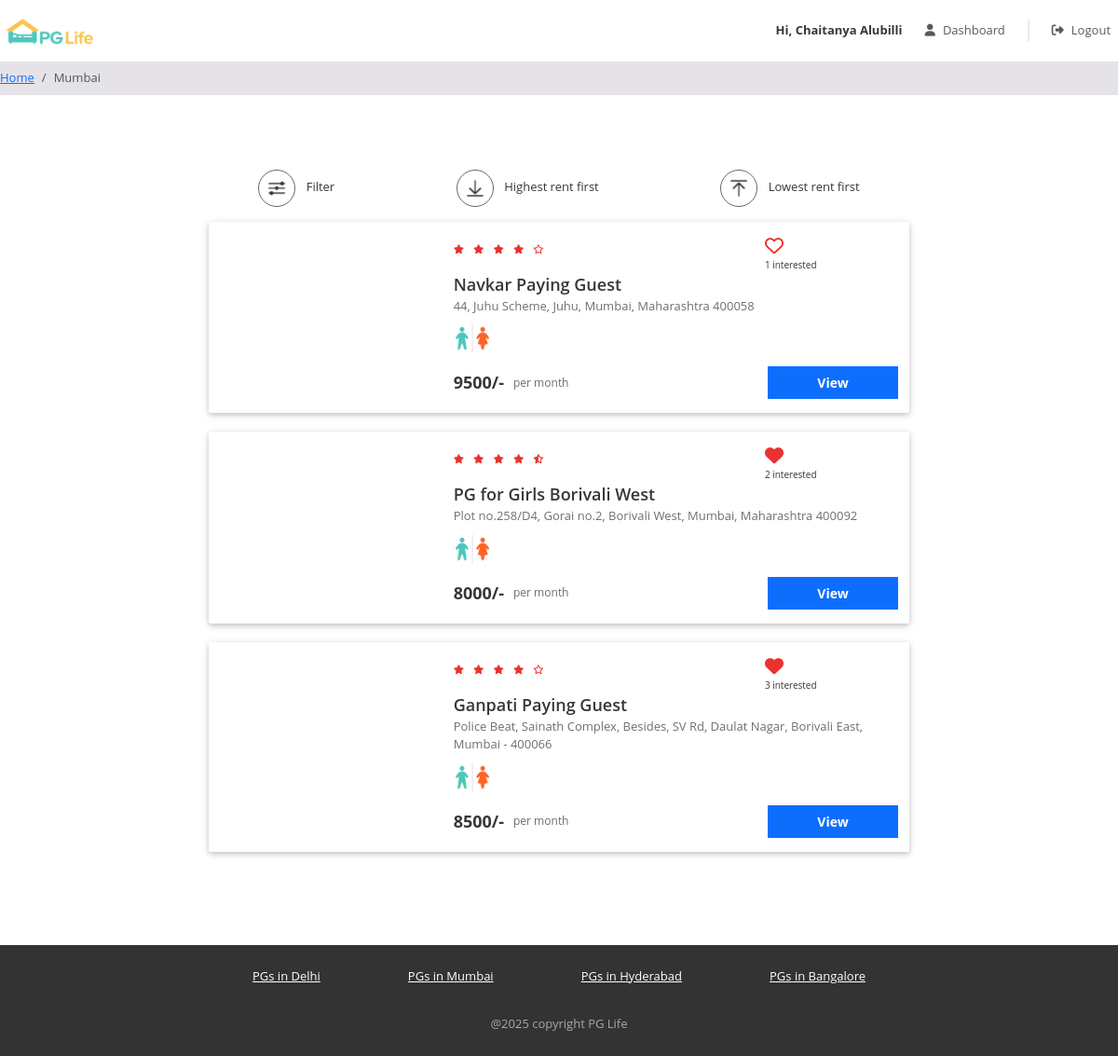
Page /property_list.php?city=Mumbai (signed in) on the committed database.
### tables this page shows
CREATE TABLE `properties` (
  `id` int(11) NOT NULL,
  `city_id` int(11) NOT NULL,
  `name` varchar(100) NOT NULL,
  `address` varchar(255) NOT NULL,
  `description` longtext NOT NULL,
  `gender` enum('male','female','unisex') NOT NULL,
  `rent` int(11) NOT NULL,
  `rating_clean` float(2,1) NOT NULL,
  `rating_food` float(2,1) NOT NULL,
  `rating_safety` float(2,1) NOT NULL
);

### property_list.php (the view, shortened to what this page needs)
<?php
    require("includes/database_connect.php");
    $user_id = isset($_SESSION['user_id']) ? $_SESSION['user_id'] : NULL;
    $city_name=$_GET['city'];
    $sql_1="SELECT * FROM cities WHERE name='$city_name'";
    $result_1=mysqli_query($conn,$sql_1);
    $city=mysqli_fetch_assoc($result_1);
    $city_id=$city['id'];
    $sql_2="SELECT * FROM properties WHERE city_id=$city_id";
    $result_2=mysqli_query($conn,$sql_2);
    $properties=mysqli_fetch_all($result_2,MYSQLI_ASSOC);
    $sql_3="SELECT * FROM intrested_users_properties iup
            INNER JOIN properties p ON iup.property_id=p.id
            WHERE p.city_id=$city_id ";
    $result_3=mysqli_query($conn,$sql_3);
    $intrested_users_properties=mysqli_fetch_all($result_3,MYSQLI_ASSOC);
?>
<!DOCTYPE html>
<html lang="en">
<head>
    <?php include "includes/header_links.php"; ?>
    <link href="css/property_list.css" rel="stylesheet" />
</head>
    <?php
        include "includes/header.php";
    ?>
    <nav aria-label="breadcrumb">
        <ol class="breadcrumb py-2">
            <li class="breadcrumb-item">
                <a href="home.php">Home</a>
            </li>
            <li class="breadcrumb-item active" aria-current="page">
                <?php echo $city_name?>
            </li>
        </ol>
    </nav>
    <div class="page-container">
        <div class="filter-bar row justify-content-around">
            <div class="col-auto" data-bs-toggle="modal" data-bs-target="#filter-modal">
                <img src="img/filter.png" alt="filter" />
                <span>Filter</span>
            </div>
            <div class="col-auto">
                <img src="img/desc.png" alt="sort-desc" />
                <span>Highest rent first</span>
            </div>
            <div class="col-auto">
                <img src="img/asc.png" alt="sort-asc" />
                <span>Lowest rent first</span>
            </div>
        </div>
        <?php
            foreach($properties as $property){
        ?>
            <div class="property-card row">
                <div class="image-container col-md-4">
                </div>
                <div class="content-container col-md-8">
                    <div class="row no-gutters justify-content-between property-id-<?= $property['id'] ?> ">
                        <?php
                            $total_rating=($property['rating_clean']+$property['rating_food']+$property['rating_safety'])/3;
                            $total_rating=round($total_rating,1);
                        ?>
                        <div class="star-container col-md-4" title="<?= $total_rating ?>">
                            <?php
                                for($i=0;$i<5;$i++){
                                    if($total_rating >= $i+0.8){
                            ?>          <i class="fas fa-star" ></i>
                            <?php    }
                                    elseif($total_rating >=$i+0.3){
                            ?>          <i class="fas fa-star-half-alt" ></i>
                            <?php    }
                                    else{
                            ?>          <i class="far fa-star" ></i>
                            <?php        }
                                }
                            ?>
                        </div>
                        <div class="interested-container col-md-4">
                            <?php
                                $intrested_users_count=0;
                                $is_intrested=false;
                                foreach($intrested_users_properties as $intrested_property){
                                    if($intrested_property['property_id']==$property['id']){
                                        if($intrested_property['user_id'] == $user_id){
                                        $is_intrested=true;
                                    }
                                        $intrested_users_count++;
                                    }
                                }
                            if ($is_intrested) {
                            ?>
                                <i class="is-interested-image fas fa-heart" property_id="<?php echo $property['id'] ?>"></i>
                            <?php
                            } else {
                            ?>
                                <i class="is-interested-image far fa-heart" property_id="<?php echo $property['id'] ?>"></i>
                            <?php
                            }
                            ?>
                                <div class="interested-text">
                                    <span class="interested-user-count"><?= $intrested_users_count ?></span> interested
                                </div>
                            </div>
                    </div>
                    <div class="detail-container">
                        <div class="property-name">
                            <?= $property['name'] ?>
                        </div>
                        <div class="property-address">
                            <?= $property['address'] ?>
                        </div>
                        <div class="property-gender">
                            <?php
                                $gender_arr=explode(",",$property['gender']);
                                foreach($gender_arr as $gender){
                                    if($gender=='Male'){
                            ?>         <img src="img/Male.png" title="Male" alt=male>
                            <?php        }
                                    elseif($gender=='Female'){
                            ?>            <img src="img/Female.png" title="Female" alt=female>
                            <?php        }
                                    else{
                            ?>            <img src="img/unisex.png" title="Unisex" alt=unisex>
                            <?php        }
                                }
                            ?>
                        </div>
                    </div>
                    <div class="row no-gutters">
                        <div class="rent-container col-6">
                            <div class="rent"><?= $property['rent'] ?>/-</div>
                            <div class="rent-unit">per month</div>
                        </div>
                        <div class="button-container col-6">
                            <a href="property_detail.php?property_id=<?= $property['id'] ?>" class="btn btn-primary">View</a>
                        </div>
                    </div>
                </div>
            </div>
        <?php
            }
        ?>
    </div>
<?php
    include "includes/footer.php";
?>
</body>
</html>

### css/common.css (style rules this page uses)
* { box-sizing: border-box; font-family: 'Open Sans', sans-serif; }
.btn-primary, .btn-warning, .btn-danger { color: white; font-weight: bold; }
.breadcrumb { background-color: #e5e3e8; font-size: 13px; border-radius: 0px; margin-bottom: 0px; }
.page-container { max-width: 800px; padding: 80px 24px; margin: auto; }

### css/property_list.css (style rules this page uses)
.filter-bar > div { cursor: pointer; font-size: 13px; text-align: center; margin-bottom: 16px; }
.filter-bar img { width: 40px; height: 40px; border-radius: 40px; border: 1px solid #646870; padding: 6px; margin-right: 8px; }
.property-card { background-color: #ffffff; border-radius: 2px; padding: 15px 0px; margin: 0px auto 20px; box-shadow: 0 2px 5px 0 rgba(0, 0, 0, 0.16), 0 2px 10px 0 rgba(0, 0, 0, 0.12); }
.image-container { text-align: center; }
.star-container i { color: #EA322E; font-size: 10px; margin-right: 6px; }
.interested-container i { color: #EA322E; font-size: 20px; cursor: pointer; }
.interested-text { font-size: 10px; }
.detail-container { padding-bottom: 10px; }
.property-name { font-size: 18px; font-weight: 600; }
.property-address { color: #6f6f6f; font-size: 13px; padding-bottom: 5px; }
.property-gender img { width: 40px; }
.rent-container { display: flex; align-items: center; }
.rent { font-size: 18px; font-weight: bold; padding-right: 10px; }
.rent-unit { color: #6f6f6f; font-size: 12px; }
.button-container .btn { font-size: 14px; border-radius: 0px; width: 140px; float: right; }

### rows in the picture
properties: intrested_users_count "1", name "Navkar Paying Guest", address "44, Juhu Scheme, Juhu, Mumbai, Maharashtra 400058", rent "9500"
properties: rating_safety 4.5 (drawn), intrested_users_count "2", name "PG for Girls Borivali West", address "Plot no.258/D4, Gorai no.2, Borivali West, Mumbai, Maharashtra 400092", rent "8000"
properties: intrested_users_count "3", name "Ganpati Paying Guest", address "Police Beat, Sainath Complex, Besides, SV Rd, Daulat Nagar, Borivali East, Mumbai - 400066", rent "8500"

### other values in the picture
$_SESSION['fullname'] "Chaitanya Alubilli"
$city_name "Mumbai"
